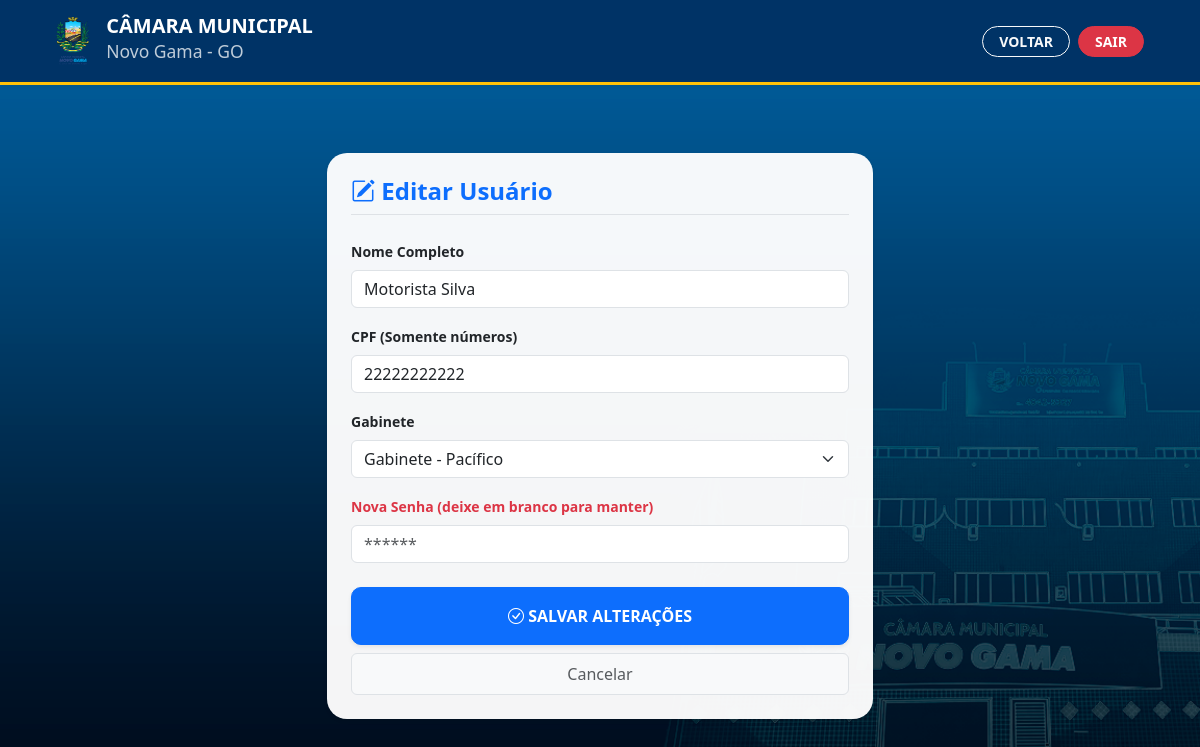
Screenshot of /editar-usuario/2 (signed in) with the database file from the repository.
### app.py (models this page shows)
class Usuario(UserMixin, db.Model):
    id = db.Column(db.Integer, primary_key=True)
    nome = db.Column(db.String(100))
    cpf = db.Column(db.String(11), unique=True, nullable=False)
    senha = db.Column(db.String(200), nullable=False)
    cargo = db.Column(db.String(50))
    ativo = db.Column(db.Boolean, default=True)
    gabinete = db.Column(db.String(100))

### app.py (the view, shortened to what this page needs)
@app.route('/editar-usuario/<int:id>', methods=['GET', 'POST'])
@login_required
def editar_usuario(id):
    if current_user.cargo != 'Admin': return redirect(url_for('index'))
    usuario = db.session.get(Usuario, id)
    return render_template('editar_usuario.html', usuario=usuario, gabinetes=LISTA_GABINETES)

### app.py (called while the page is built)
@login_manager.user_loader
def load_user(user_id):
    return db.session.get(Usuario, int(user_id))

### templates/editar_usuario.html (shortened to what this page needs)
<!DOCTYPE html>
<html lang="pt-br">
<head>
    <link href="https://cdn.jsdelivr.net/npm/bootstrap@5.3.3/dist/css/bootstrap.min.css" rel="stylesheet">
    <link rel="stylesheet" href="https://cdn.jsdelivr.net/npm/bootstrap-icons@1.11.3/font/bootstrap-icons.min.css">
    <link rel="stylesheet" href="{{ url_for('static', filename='css/style.css') }}">
</head>
<body>
    <nav class="navbar shadow-sm nav-institucional sticky-top">
        <div class="container-fluid px-4">
            <a href="{{ url_for('index') }}" class="navbar-brand d-flex align-items-center text-decoration-none">
                <img src="{{ url_for('static', filename='images/logo.png') }}" class="logo-navbar me-3">
                <div class="text-white d-none d-md-block">
                    <span class="fw-bold d-block lh-1">CÂMARA MUNICIPAL</span>
                    <small class="opacity-75">Novo Gama - GO</small>
                </div>
            </a>
            <div class="d-flex align-items-center">
                <a href="{{ url_for('gestao_usuarios') }}" class="btn btn-outline-light btn-sm fw-bold px-3 rounded-pill me-2">VOLTAR</a>
                <a href="{{ url_for('logout') }}" class="btn btn-danger btn-sm fw-bold px-3 rounded-pill">SAIR</a>
            </div>
        </div>
    </nav>
    <div class="container mt-5">
        <div class="row justify-content-center">
            <div class="col-lg-6">
                <div class="container-usuario shadow-sm p-4">
                    <h4 class="fw-bold text-primary mb-4 border-bottom pb-2">
                        <i class="bi bi-pencil-square"></i> Editar Usuário
                    </h4>
                    <form method="POST">
                        <div class="mb-3">
                            <label class="form-label small fw-bold">Nome Completo</label>
                            <input type="text" name="nome" class="form-control" value="{{ usuario.nome }}" required>
                        </div>
                        <div class="mb-3">
                            <label class="form-label small fw-bold">CPF (Somente números)</label>
                            <input type="text" name="cpf" class="form-control" value="{{ usuario.cpf }}" required>
                        </div>
                        <div class="mb-3">
                            <label class="form-label small fw-bold">Gabinete</label>
                            <select name="gabinete" class="form-select" required>
                                {% for valor, rotulo in gabinetes %}
                                    <option value="{{ valor }}" {% if usuario.gabinete == valor %}selected{% endif %}>
                                        {{ rotulo }}
                                    </option>
                                {% endfor %}
                            </select>
                        </div>
                        <div class="mb-4">
                            <label class="form-label small fw-bold text-danger">Nova Senha (deixe em branco para manter)</label>
                            <input type="password" name="senha" class="form-control" placeholder="******">
                        </div>
                        <div class="d-grid gap-2">
                            <button type="submit" class="btn btn-primary btn-custom py-3 shadow-sm">
                                <i class="bi bi-check-circle"></i> SALVAR ALTERAÇÕES
                            </button>
                            <a href="{{ url_for('gestao_usuarios') }}" class="btn btn-light border py-2 text-muted">Cancelar</a>
                        </div>
                    </form>
                </div>
            </div>
        </div>
    </div>
</body>
</html>

### static/css/style.css (style rules this page uses)
body { background-image: url('../images/fundo.jpg'); background-size: cover; background-position: center; background-attachment: fixed; background-repeat: no-repeat; margin: 0; padding: 0; min-height: 100vh; font-family: 'Segoe UI', Tahoma, Geneva, Verdana, sans-serif; }
.nav-institucional { background-color: #003366; border-bottom: 3px solid #ffc107; padding: 0.7rem 2rem !important; width: 100%; }
.logo-navbar { height: 48px; width: auto; }
.container-usuario { background-color: rgba(255, 255, 255, 0.96); padding: 30px; border-radius: 20px; box-shadow: 0 10px 40px rgba(0, 0, 0, 0.3); margin-top: 20px; margin-bottom: 30px; }
.btn-custom { border-radius: 10px; font-weight: 600; text-transform: uppercase; transition: background-color .3s ease, box-shadow .3s ease, transform .2s ease; }

### rows the page displays
Usuario: nome "Motorista Silva", cpf "22222222222", gabinete "Gabinete - Pacífico"
